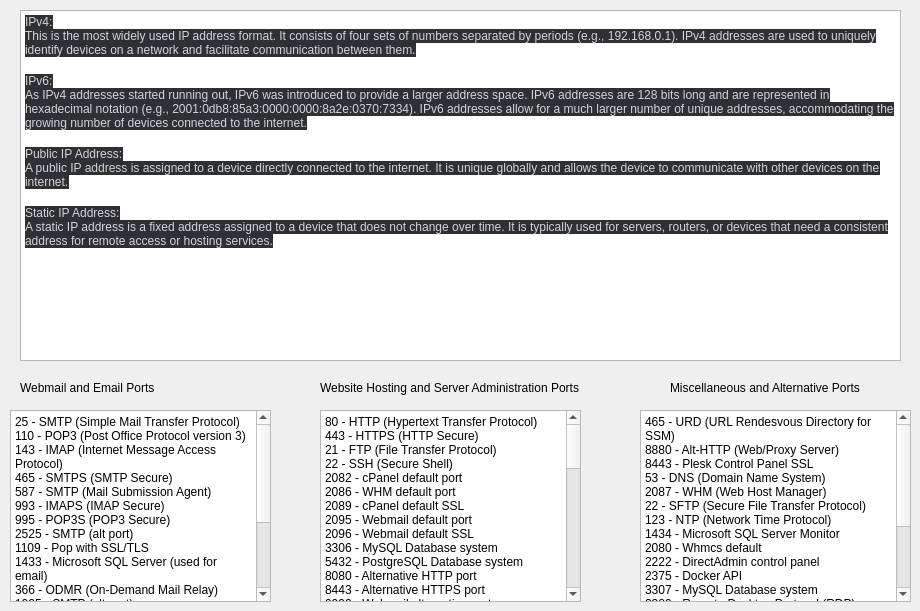
   <widget class="QWidget" name="tab_7">
    <attribute name="title">
     <string>IP Extractor</string>
    </attribute>
    <widget class="QTextBrowser" name="textBrowser">
     <property name="geometry">
      <rect>
       <x>20</x>
       <y>10</y>
       <width>881</width>
       <height>351</height>
      </rect>
     </property>
     <property name="html">
      <string>&lt;!DOCTYPE HTML PUBLIC &quot;-//W3C//DTD HTML 4.0//EN&quot; &quot;http://www.w3.org/TR/REC-html40/strict.dtd&quot;&gt;
&lt;html&gt;&lt;head&gt;&lt;meta name=&quot;qrichtext&quot; content=&quot;1&quot; /&gt;&lt;meta charset=&quot;utf-8&quot; /&gt;&lt;style type=&quot;text/css&quot;&gt;
p, li { white-space: pre-wrap; }
hr { height: 1px; border-width: 0; }
li.unchecked::marker { content: &quot;\2610&quot;; }
li.checked::marker { content: &quot;\2612&quot;; }
&lt;/style&gt;&lt;/head&gt;&lt;body style=&quot; font-family:'Segoe UI'; font-size:11pt; font-weight:400; font-style:normal;&quot;&gt;
&lt;p style=&quot; margin-top:0px; margin-bottom:0px; margin-left:0px; margin-right:0px; -qt-block-indent:0; text-indent:0px;&quot;&gt;&lt;span style=&quot; font-family:'-apple-system','BlinkMacSystemFont','Segoe UI','Helvetica','Arial','sans-serif','Apple Color Emoji','Segoe UI Emoji','Segoe UI Symbol'; font-size:9pt; color:#d2d4da; background-color:#2f3033;&quot;&gt;IPv4:&lt;br /&gt;This is the most widely used IP address format. It consists of four sets of numbers separated by periods (e.g., 192.168.0.1). IPv4 addresses are used to uniquely identify devices on a network and facilitate communication between them.&lt;br /&gt;&lt;br /&gt;IPv6:&lt;br /&gt;As IPv4 addresses started running out, IPv6 was introduced to provide a larger address space. IPv6 addresses are 128 bits long and are represented in hexadecimal notation (e.g., 2001:0db8:85a3:0000:0000:8a2e:0370:7334). IPv6 addresses allow for a much larger number of unique addresses, accommodating the growing number of devices connected to the internet.&lt;br /&gt;&lt;br /&gt;Public IP Address:&lt;br /&gt;A public IP address is assigned to a device directly connected to the internet. It is unique globally and allows the device to communicate with other devices on the internet.&lt;br /&gt;&lt;br /&gt;Static IP Address:&lt;br /&gt;A static IP address is a fixed address assigned to a device that does not change over time. It is typically used for servers, routers, or devices that need a consistent address for remote access or hosting services.&lt;br /&gt;&lt;br /&gt;&lt;br /&gt;&lt;/span&gt;&lt;/p&gt;&lt;/body&gt;&lt;/html&gt;</string>
     </property>
    </widget>
    <widget class="QTextBrowser" name="textBrowser_2">
     <property name="geometry">
      <rect>
       <x>320</x>
       <y>410</y>
       <width>261</width>
       <height>192</height>
      </rect>
     </property>
     <property name="html">
      <string>&lt;!DOCTYPE HTML PUBLIC &quot;-//W3C//DTD HTML 4.0//EN&quot; &quot;http://www.w3.org/TR/REC-html40/strict.dtd&quot;&gt;
&lt;html&gt;&lt;head&gt;&lt;meta name=&quot;qrichtext&quot; content=&quot;1&quot; /&gt;&lt;meta charset=&quot;utf-8&quot; /&gt;&lt;style type=&quot;text/css&quot;&gt;
p, li { white-space: pre-wrap; }
hr { height: 1px; border-width: 0; }
li.unchecked::marker { content: &quot;\2610&quot;; }
li.checked::marker { content: &quot;\2612&quot;; }
&lt;/style&gt;&lt;/head&gt;&lt;body style=&quot; font-family:'Segoe UI'; font-size:11pt; font-weight:400; font-style:normal;&quot;&gt;
&lt;p style=&quot; margin-top:0px; margin-bottom:0px; margin-left:0px; margin-right:0px; -qt-block-indent:0; text-indent:0px;&quot;&gt;&lt;span style=&quot; font-size:9pt;&quot;&gt;80 - HTTP (Hypertext Transfer Protocol)&lt;/span&gt;&lt;/p&gt;
&lt;p style=&quot; margin-top:0px; margin-bottom:0px; margin-left:0px; margin-right:0px; -qt-block-indent:0; text-indent:0px;&quot;&gt;&lt;span style=&quot; font-size:9pt;&quot;&gt;443 - HTTPS (HTTP Secure)&lt;/span&gt;&lt;/p&gt;
&lt;p style=&quot; margin-top:0px; margin-bottom:0px; margin-left:0px; margin-right:0px; -qt-block-indent:0; text-indent:0px;&quot;&gt;&lt;span style=&quot; font-size:9pt;&quot;&gt;21 - FTP (File Transfer Protocol)&lt;/span&gt;&lt;/p&gt;
&lt;p style=&quot; margin-top:0px; margin-bottom:0px; margin-left:0px; margin-right:0px; -qt-block-indent:0; text-indent:0px;&quot;&gt;&lt;span style=&quot; font-size:9pt;&quot;&gt;22 - SSH (Secure Shell)&lt;/span&gt;&lt;/p&gt;
&lt;p style=&quot; margin-top:0px; margin-bottom:0px; margin-left:0px; margin-right:0px; -qt-block-indent:0; text-indent:0px;&quot;&gt;&lt;span style=&quot; font-size:9pt;&quot;&gt;2082 - cPanel default port&lt;/span&gt;&lt;/p&gt;
&lt;p style=&quot; margin-top:0px; margin-bottom:0px; margin-left:0px; margin-right:0px; -qt-block-indent:0; text-indent:0px;&quot;&gt;&lt;span style=&quot; font-size:9pt;&quot;&gt;2086 - WHM default port&lt;/span&gt;&lt;/p&gt;
&lt;p style=&quot; margin-top:0px; margin-bottom:0px; margin-left:0px; margin-right:0px; -qt-block-indent:0; text-indent:0px;&quot;&gt;&lt;span style=&quot; font-size:9pt;&quot;&gt;2089 - cPanel default SSL&lt;/span&gt;&lt;/p&gt;
&lt;p style=&quot; margin-top:0px; margin-bottom:0px; margin-left:0px; margin-right:0px; -qt-block-indent:0; text-indent:0px;&quot;&gt;&lt;span style=&quot; font-size:9pt;&quot;&gt;2095 - Webmail default port&lt;/span&gt;&lt;/p&gt;
&lt;p style=&quot; margin-top:0px; margin-bottom:0px; margin-left:0px; margin-right:0px; -qt-block-indent:0; text-indent:0px;&quot;&gt;&lt;span style=&quot; font-size:9pt;&quot;&gt;2096 - Webmail default SSL&lt;/span&gt;&lt;/p&gt;
&lt;p style=&quot; margin-top:0px; margin-bottom:0px; margin-left:0px; margin-right:0px; -qt-block-indent:0; text-indent:0px;&quot;&gt;&lt;span style=&quot; font-size:9pt;&quot;&gt;3306 - MySQL Database system&lt;/span&gt;&lt;/p&gt;
&lt;p style=&quot; margin-top:0px; margin-bottom:0px; margin-left:0px; margin-right:0px; -qt-block-indent:0; text-indent:0px;&quot;&gt;&lt;span style=&quot; font-size:9pt;&quot;&gt;5432 - PostgreSQL Database system&lt;/span&gt;&lt;/p&gt;
&lt;p style=&quot; margin-top:0px; margin-bottom:0px; margin-left:0px; margin-right:0px; -qt-block-indent:0; text-indent:0px;&quot;&gt;&lt;span style=&quot; font-size:9pt;&quot;&gt;8080 - Alternative HTTP port&lt;/span&gt;&lt;/p&gt;
&lt;p style=&quot; margin-top:0px; margin-bottom:0px; margin-left:0px; margin-right:0px; -qt-block-indent:0; text-indent:0px;&quot;&gt;&lt;span style=&quot; font-size:9pt;&quot;&gt;8443 - Alternative HTTPS port&lt;/span&gt;&lt;/p&gt;
&lt;p style=&quot; margin-top:0px; margin-bottom:0px; margin-left:0px; margin-right:0px; -qt-block-indent:0; text-indent:0px;&quot;&gt;&lt;span style=&quot; font-size:9pt;&quot;&gt;9090 - Webmail alternative port&lt;/span&gt;&lt;/p&gt;
&lt;p style=&quot; margin-top:0px; margin-bottom:0px; margin-left:0px; margin-right:0px; -qt-block-indent:0; text-indent:0px;&quot;&gt;&lt;span style=&quot; font-size:9pt;&quot;&gt;10000 - Webmin control panel&lt;/span&gt;&lt;/p&gt;
&lt;p style=&quot; margin-top:0px; margin-bottom:0px; margin-left:0px; margin-right:0px; -qt-block-indent:0; text-indent:0px;&quot;&gt;&lt;span style=&quot; font-size:9pt;&quot;&gt;123 - NTP (Network Time Protocol)&lt;/span&gt;&lt;/p&gt;
&lt;p style=&quot; margin-top:0px; margin-bottom:0px; margin-left:0px; margin-right:0px; -qt-block-indent:0; text-indent:0px;&quot;&gt;&lt;span style=&quot; font-size:9pt;&quot;&gt;1434 - Microsoft SQL Server Monitor&lt;/span&gt;&lt;/p&gt;
&lt;p style=&quot; margin-top:0px; margin-bottom:0px; margin-left:0px; margin-right:0px; -qt-block-indent:0; text-indent:0px;&quot;&gt;&lt;span style=&quot; font-size:9pt;&quot;&gt;2080 - Whmcs default&lt;/span&gt;&lt;/p&gt;
&lt;p style=&quot; margin-top:0px; margin-bottom:0px; margin-left:0px; margin-right:0px; -qt-block-indent:0; text-indent:0px;&quot;&gt;&lt;span style=&quot; font-size:9pt;&quot;&gt;2222 - DirectAdmin control panel&lt;/span&gt;&lt;/p&gt;
&lt;p style=&quot; margin-top:0px; margin-bottom:0px; margin-left:0px; margin-right:0px; -qt-block-indent:0; text-indent:0px;&quot;&gt;&lt;span style=&quot; font-size:9pt;&quot;&gt;2375 - Docker API&lt;br /&gt;80 - HTTP (Hypertext Transfer Protocol)&lt;/span&gt;&lt;/p&gt;
&lt;p style=&quot; margin-top:0px; margin-bottom:0px; margin-left:0px; margin-right:0px; -qt-block-indent:0; text-indent:0px;&quot;&gt;&lt;span style=&quot; font-size:9pt;&quot;&gt;443 - HTTPS (HTTP Secure)&lt;/span&gt;&lt;/p&gt;
&lt;p style=&quot; margin-top:0px; margin-bottom:0px; margin-left:0px; margin-right:0px; -qt-block-indent:0; text-indent:0px;&quot;&gt;&lt;span style=&quot; font-size:9pt;&quot;&gt;21 - FTP (File Transfer Protocol)&lt;/span&gt;&lt;/p&gt;
&lt;p style=&quot; margin-top:0px; margin-bottom:0px; margin-left:0px; margin-right:0px; -qt-block-indent:0; text-indent:0px;&quot;&gt;&lt;span style=&quot; font-size:9pt;&quot;&gt;22 - SSH (Secure Shell)&lt;/span&gt;&lt;/p&gt;
&lt;p style=&quot; margin-top:0px; margin-bottom:0px; margin-left:0px; margin-right:0px; -qt-block-indent:0; text-indent:0px;&quot;&gt;&lt;span style=&quot; font-size:9pt;&quot;&gt;2082 - cPanel default port&lt;/span&gt;&lt;/p&gt;
&lt;p style=&quot; margin-top:0px; margin-bottom:0px; margin-left:0px; margin-right:0px; -qt-block-indent:0; text-indent:0px;&quot;&gt;&lt;span style=&quot; font-size:9pt;&quot;&gt;2086 - WHM default port&lt;/span&gt;&lt;/p&gt;
&lt;p style=&quot; margin-top:0px; margin-bottom:0px; margin-left:0px; margin-right:0px; -qt-block-indent:0; text-indent:0px;&quot;&gt;&lt;span style=&quot; font-size:9pt;&quot;&gt;2089 - cPanel default SSL&lt;/span&gt;&lt;/p&gt;
&lt;p style=&quot; margin-top:0px; margin-bottom:0px; margin-left:0px; margin-right:0px; -qt-block-indent:0; text-indent:0px;&quot;&gt;&lt;span style=&quot; font-size:9pt;&quot;&gt;2095 - Webmail default port&lt;/span&gt;&lt;/p&gt;
&lt;p style=&quot; margin-top:0px; margin-bottom:0px; margin-left:0px; margin-right:0px; -qt-block-indent:0; text-indent:0px;&quot;&gt;&lt;span style=&quot; font-size:9pt;&quot;&gt;2096 - Webmail default SSL&lt;/span&gt;&lt;/p&gt;
&lt;p style=&quot; margin-top:0px; margin-bottom:0px; margin-left:0px; margin-right:0px; -qt-block-indent:0; text-indent:0px;&quot;&gt;&lt;span style=&quot; font-size:9pt;&quot;&gt;3306 - MySQL Database system&lt;/span&gt;&lt;/p&gt;
&lt;p style=&quot; margin-top:0px; margin-bottom:0px; margin-left:0px; margin-right:0px; -qt-block-indent:0; text-indent:0px;&quot;&gt;&lt;span style=&quot; font-size:9pt;&quot;&gt;5432 - PostgreSQL Database system&lt;/span&gt;&lt;/p&gt;
&lt;p style=&quot; margin-top:0px; margin-bottom:0px; margin-left:0px; margin-right:0px; -qt-block-indent:0; text-indent:0px;&quot;&gt;&lt;span style=&quot; font-size:9pt;&quot;&gt;8080 - Alternative HTTP port&lt;/span&gt;&lt;/p&gt;
&lt;p style=&quot; margin-top:0px; margin-bottom:0px; margin-left:0px; margin-right:0px; -qt-block-indent:0; text-indent:0px;&quot;&gt;&lt;span style=&quot; font-size:9pt;&quot;&gt;8880 - Plesk Panel HTTP&lt;/span&gt;&lt;/p&gt;
&lt;p style=&quot; margin-top:0px; margin-bottom:0px; margin-left:0px; margin-right:0px; -qt-block-indent:0; text-indent:0px;&quot;&gt;&lt;span style=&quot; font-size:9pt;&quot;&gt;8443 - Plesk Panel SSL&lt;/span&gt;&lt;/p&gt;
&lt;p style=&quot; margin-top:0px; margin-bottom:0px; margin-left:0px; margin-right:0px; -qt-block-indent:0; text-indent:0px;&quot;&gt;&lt;span style=&quot; font-size:9pt;&quot;&gt;9090 - Webmail alternative port&lt;/span&gt;&lt;/p&gt;
&lt;p style=&quot; margin-top:0px; margin-bottom:0px; margin-left:0px; margin-right:0px; -qt-block-indent:0; text-indent:0px;&quot;&gt;&lt;span style=&quot; font-size:9pt;&quot;&gt;10000 - Webmin panel&lt;/span&gt;&lt;/p&gt;
&lt;p style=&quot; margin-top:0px; margin-bottom:0px; margin-left:0px; margin-right:0px; -qt-block-indent:0; text-indent:0px;&quot;&gt;&lt;span style=&quot; font-size:9pt;&quot;&gt;123 - NTP (Network Time Protocol)&lt;/span&gt;&lt;/p&gt;
&lt;p style=&quot; margin-top:0px; margin-bottom:0px; margin-left:0px; margin-right:0px; -qt-block-indent:0; text-indent:0px;&quot;&gt;&lt;span style=&quot; font-size:9pt;&quot;&gt;1434 - Microsoft SQL Server Monitor&lt;/span&gt;&lt;/p&gt;
&lt;p style=&quot; margin-top:0px; margin-bottom:0px; margin-left:0px; margin-right:0px; -qt-block-indent:0; text-indent:0px;&quot;&gt;&lt;span style=&quot; font-size:9pt;&quot;&gt;2080 - Whmcs default&lt;/span&gt;&lt;/p&gt;
&lt;p style=&quot; margin-top:0px; margin-bottom:0px; margin-left:0px; margin-right:0px; -qt-block-indent:0; text-indent:0px;&quot;&gt;&lt;span style=&quot; font-size:9pt;&quot;&gt;2222 - DirectAdmin panel&lt;/span&gt;&lt;/p&gt;
&lt;p style=&quot; margin-top:0px; margin-bottom:0px; margin-left:0px; margin-right:0px; -qt-block-indent:0; text-indent:0px;&quot;&gt;&lt;span style=&quot; font-size:9pt;&quot;&gt;2375 - Docker API&lt;/span&gt;&lt;/p&gt;
&lt;p style=&quot; margin-top:0px; margin-bottom:0px; margin-left:0px; margin-right:0px; -qt-block-indent:0; text-indent:0px;&quot;&gt;&lt;span style=&quot; font-size:9pt;&quot;&gt;3306 - MySQL (Plesk)&lt;/span&gt;&lt;/p&gt;
&lt;p style=&quot; margin-top:0px; margin-bottom:0px; margin-left:0px; margin-right:0px; -qt-block-indent:0; text-indent:0px;&quot;&gt;&lt;span style=&quot; font-size:9pt;&quot;&gt;5224 - Plesk panel&lt;/span&gt;&lt;/p&gt;
&lt;p style=&quot; margin-top:0px; margin-bottom:0px; margin-left:0px; margin-right:0px; -qt-block-indent:0; text-indent:0px;&quot;&gt;&lt;span style=&quot; font-size:9pt;&quot;&gt;8443 - Plesk Panel SSL&lt;/span&gt;&lt;/p&gt;
&lt;p style=&quot; margin-top:0px; margin-bottom:0px; margin-left:0px; margin-right:0px; -qt-block-indent:0; text-indent:0px;&quot;&gt;&lt;span style=&quot; font-size:9pt;&quot;&gt;8880 - Plesk Panel HTTP&lt;/span&gt;&lt;/p&gt;
&lt;p style=&quot; margin-top:0px; margin-bottom:0px; margin-left:0px; margin-right:0px; -qt-block-indent:0; text-indent:0px;&quot;&gt;&lt;span style=&quot; font-size:9pt;&quot;&gt;8447 - Plesk License Management&lt;/span&gt;&lt;/p&gt;
&lt;p style=&quot; margin-top:0px; margin-bottom:0px; margin-left:0px; margin-right:0px; -qt-block-indent:0; text-indent:0px;&quot;&gt;&lt;span style=&quot; font-size:9pt;&quot;&gt;11444 - Plesk Sitebuilder&lt;/span&gt;&lt;/p&gt;
&lt;p style=&quot; margin-top:0px; margin-bottom:0px; margin-left:0px; margin-right:0px; -qt-block-indent:0; text-indent:0px;&quot;&gt;&lt;span style=&quot; font-size:9pt;&quot;&gt;12768 - Plesk Miva&lt;/span&gt;&lt;/p&gt;
&lt;p style=&quot; margin-top:0px; margin-bottom:0px; margin-left:0px; margin-right:0px; -qt-block-indent:0; text-indent:0px;&quot;&gt;&lt;span style=&quot; font-size:9pt;&quot;&gt;13000 - Plesk Watchdog&lt;/span&gt;&lt;/p&gt;
&lt;p style=&quot; margin-top:0px; margin-bottom:0px; margin-left:0px; margin-right:0px; -qt-block-indent:0; text-indent:0px;&quot;&gt;&lt;span style=&quot; font-size:9pt;&quot;&gt;13722 - Plesk FTP Server&lt;/span&gt;&lt;/p&gt;&lt;/body&gt;&lt;/html&gt;</string>
     </property>
    </widget>
    <widget class="QTextBrowser" name="textBrowser_3">
     <property name="geometry">
      <rect>
       <x>10</x>
       <y>410</y>
       <width>261</width>
       <height>192</height>
      </rect>
     </property>
     <property name="html">
      <string>&lt;!DOCTYPE HTML PUBLIC &quot;-//W3C//DTD HTML 4.0//EN&quot; &quot;http://www.w3.org/TR/REC-html40/strict.dtd&quot;&gt;
&lt;html&gt;&lt;head&gt;&lt;meta name=&quot;qrichtext&quot; content=&quot;1&quot; /&gt;&lt;meta charset=&quot;utf-8&quot; /&gt;&lt;style type=&quot;text/css&quot;&gt;
p, li { white-space: pre-wrap; }
hr { height: 1px; border-width: 0; }
li.unchecked::marker { content: &quot;\2610&quot;; }
li.checked::marker { content: &quot;\2612&quot;; }
&lt;/style&gt;&lt;/head&gt;&lt;body style=&quot; font-family:'Segoe UI'; font-size:11pt; font-weight:400; font-style:normal;&quot;&gt;
&lt;p style=&quot; margin-top:0px; margin-bottom:0px; margin-left:0px; margin-right:0px; -qt-block-indent:0; text-indent:0px;&quot;&gt;&lt;span style=&quot; font-size:9pt;&quot;&gt;25 - SMTP (Simple Mail Transfer Protocol)&lt;/span&gt;&lt;/p&gt;
&lt;p style=&quot; margin-top:0px; margin-bottom:0px; margin-left:0px; margin-right:0px; -qt-block-indent:0; text-indent:0px;&quot;&gt;&lt;span style=&quot; font-size:9pt;&quot;&gt;110 - POP3 (Post Office Protocol version 3)&lt;/span&gt;&lt;/p&gt;
&lt;p style=&quot; margin-top:0px; margin-bottom:0px; margin-left:0px; margin-right:0px; -qt-block-indent:0; text-indent:0px;&quot;&gt;&lt;span style=&quot; font-size:9pt;&quot;&gt;143 - IMAP (Internet Message Access Protocol)&lt;/span&gt;&lt;/p&gt;
&lt;p style=&quot; margin-top:0px; margin-bottom:0px; margin-left:0px; margin-right:0px; -qt-block-indent:0; text-indent:0px;&quot;&gt;&lt;span style=&quot; font-size:9pt;&quot;&gt;465 - SMTPS (SMTP Secure)&lt;/span&gt;&lt;/p&gt;
&lt;p style=&quot; margin-top:0px; margin-bottom:0px; margin-left:0px; margin-right:0px; -qt-block-indent:0; text-indent:0px;&quot;&gt;&lt;span style=&quot; font-size:9pt;&quot;&gt;587 - SMTP (Mail Submission Agent)&lt;/span&gt;&lt;/p&gt;
&lt;p style=&quot; margin-top:0px; margin-bottom:0px; margin-left:0px; margin-right:0px; -qt-block-indent:0; text-indent:0px;&quot;&gt;&lt;span style=&quot; font-size:9pt;&quot;&gt;993 - IMAPS (IMAP Secure)&lt;/span&gt;&lt;/p&gt;
&lt;p style=&quot; margin-top:0px; margin-bottom:0px; margin-left:0px; margin-right:0px; -qt-block-indent:0; text-indent:0px;&quot;&gt;&lt;span style=&quot; font-size:9pt;&quot;&gt;995 - POP3S (POP3 Secure)&lt;/span&gt;&lt;/p&gt;
&lt;p style=&quot; margin-top:0px; margin-bottom:0px; margin-left:0px; margin-right:0px; -qt-block-indent:0; text-indent:0px;&quot;&gt;&lt;span style=&quot; font-size:9pt;&quot;&gt;2525 - SMTP (alt port)&lt;/span&gt;&lt;/p&gt;
&lt;p style=&quot; margin-top:0px; margin-bottom:0px; margin-left:0px; margin-right:0px; -qt-block-indent:0; text-indent:0px;&quot;&gt;&lt;span style=&quot; font-size:9pt;&quot;&gt;1109 - Pop with SSL/TLS&lt;/span&gt;&lt;/p&gt;
&lt;p style=&quot; margin-top:0px; margin-bottom:0px; margin-left:0px; margin-right:0px; -qt-block-indent:0; text-indent:0px;&quot;&gt;&lt;span style=&quot; font-size:9pt;&quot;&gt;1433 - Microsoft SQL Server (used for email)&lt;/span&gt;&lt;/p&gt;
&lt;p style=&quot; margin-top:0px; margin-bottom:0px; margin-left:0px; margin-right:0px; -qt-block-indent:0; text-indent:0px;&quot;&gt;&lt;span style=&quot; font-size:9pt;&quot;&gt;366 - ODMR (On-Demand Mail Relay)&lt;/span&gt;&lt;/p&gt;
&lt;p style=&quot; margin-top:0px; margin-bottom:0px; margin-left:0px; margin-right:0px; -qt-block-indent:0; text-indent:0px;&quot;&gt;&lt;span style=&quot; font-size:9pt;&quot;&gt;1025 - SMTP (alt port)&lt;/span&gt;&lt;/p&gt;
&lt;p style=&quot; margin-top:0px; margin-bottom:0px; margin-left:0px; margin-right:0px; -qt-block-indent:0; text-indent:0px;&quot;&gt;&lt;span style=&quot; font-size:9pt;&quot;&gt;2526 - SMTP (alt port)&lt;/span&gt;&lt;/p&gt;
&lt;p style=&quot; margin-top:0px; margin-bottom:0px; margin-left:0px; margin-right:0px; -qt-block-indent:0; text-indent:0px;&quot;&gt;&lt;span style=&quot; font-size:9pt;&quot;&gt;1100 - POP3 (alt port)&lt;/span&gt;&lt;/p&gt;
&lt;p style=&quot; margin-top:0px; margin-bottom:0px; margin-left:0px; margin-right:0px; -qt-block-indent:0; text-indent:0px;&quot;&gt;&lt;span style=&quot; font-size:9pt;&quot;&gt;8080 - Webmail (alt port)&lt;/span&gt;&lt;/p&gt;
&lt;p style=&quot; margin-top:0px; margin-bottom:0px; margin-left:0px; margin-right:0px; -qt-block-indent:0; text-indent:0px;&quot;&gt;&lt;span style=&quot; font-size:9pt;&quot;&gt;2222 - IMAP (alt port)&lt;/span&gt;&lt;/p&gt;
&lt;p style=&quot; margin-top:0px; margin-bottom:0px; margin-left:0px; margin-right:0px; -qt-block-indent:0; text-indent:0px;&quot;&gt;&lt;span style=&quot; font-size:9pt;&quot;&gt;2000 - POP-Proxy&lt;/span&gt;&lt;/p&gt;
&lt;p style=&quot; margin-top:0px; margin-bottom:0px; margin-left:0px; margin-right:0px; -qt-block-indent:0; text-indent:0px;&quot;&gt;&lt;span style=&quot; font-size:9pt;&quot;&gt;2121 - FTP (alt port)&lt;/span&gt;&lt;/p&gt;
&lt;p style=&quot; margin-top:0px; margin-bottom:0px; margin-left:0px; margin-right:0px; -qt-block-indent:0; text-indent:0px;&quot;&gt;&lt;span style=&quot; font-size:9pt;&quot;&gt;2223 - IMAP (alt port)&lt;/span&gt;&lt;/p&gt;
&lt;p style=&quot; margin-top:0px; margin-bottom:0px; margin-left:0px; margin-right:0px; -qt-block-indent:0; text-indent:0px;&quot;&gt;&lt;span style=&quot; font-size:9pt;&quot;&gt;5879 - POP3 (alt port)&lt;/span&gt;&lt;/p&gt;&lt;/body&gt;&lt;/html&gt;</string>
     </property>
    </widget>
    <widget class="QTextBrowser" name="textBrowser_4">
     <property name="geometry">
      <rect>
       <x>640</x>
       <y>410</y>
       <width>271</width>
       <height>192</height>
      </rect>
     </property>
     <property name="html">
      <string>&lt;!DOCTYPE HTML PUBLIC &quot;-//W3C//DTD HTML 4.0//EN&quot; &quot;http://www.w3.org/TR/REC-html40/strict.dtd&quot;&gt;
&lt;html&gt;&lt;head&gt;&lt;meta name=&quot;qrichtext&quot; content=&quot;1&quot; /&gt;&lt;meta charset=&quot;utf-8&quot; /&gt;&lt;style type=&quot;text/css&quot;&gt;
p, li { white-space: pre-wrap; }
hr { height: 1px; border-width: 0; }
li.unchecked::marker { content: &quot;\2610&quot;; }
li.checked::marker { content: &quot;\2612&quot;; }
&lt;/style&gt;&lt;/head&gt;&lt;body style=&quot; font-family:'Segoe UI'; font-size:11pt; font-weight:400; font-style:normal;&quot;&gt;
&lt;p style=&quot; margin-top:0px; margin-bottom:0px; margin-left:0px; margin-right:0px; -qt-block-indent:0; text-indent:0px;&quot;&gt;&lt;span style=&quot; font-size:9pt;&quot;&gt;465 - URD (URL Rendesvous Directory for SSM)&lt;/span&gt;&lt;/p&gt;
&lt;p style=&quot; margin-top:0px; margin-bottom:0px; margin-left:0px; margin-right:0px; -qt-block-indent:0; text-indent:0px;&quot;&gt;&lt;span style=&quot; font-size:9pt;&quot;&gt;8880 - Alt-HTTP (Web/Proxy Server)&lt;/span&gt;&lt;/p&gt;
&lt;p style=&quot; margin-top:0px; margin-bottom:0px; margin-left:0px; margin-right:0px; -qt-block-indent:0; text-indent:0px;&quot;&gt;&lt;span style=&quot; font-size:9pt;&quot;&gt;8443 - Plesk Control Panel SSL&lt;/span&gt;&lt;/p&gt;
&lt;p style=&quot; margin-top:0px; margin-bottom:0px; margin-left:0px; margin-right:0px; -qt-block-indent:0; text-indent:0px;&quot;&gt;&lt;span style=&quot; font-size:9pt;&quot;&gt;53 - DNS (Domain Name System)&lt;/span&gt;&lt;/p&gt;
&lt;p style=&quot; margin-top:0px; margin-bottom:0px; margin-left:0px; margin-right:0px; -qt-block-indent:0; text-indent:0px;&quot;&gt;&lt;span style=&quot; font-size:9pt;&quot;&gt;2087 - WHM (Web Host Manager)&lt;/span&gt;&lt;/p&gt;
&lt;p style=&quot; margin-top:0px; margin-bottom:0px; margin-left:0px; margin-right:0px; -qt-block-indent:0; text-indent:0px;&quot;&gt;&lt;span style=&quot; font-size:9pt;&quot;&gt;22 - SFTP (Secure File Transfer Protocol)&lt;/span&gt;&lt;/p&gt;
&lt;p style=&quot; margin-top:0px; margin-bottom:0px; margin-left:0px; margin-right:0px; -qt-block-indent:0; text-indent:0px;&quot;&gt;&lt;span style=&quot; font-size:9pt;&quot;&gt;123 - NTP (Network Time Protocol)&lt;/span&gt;&lt;/p&gt;
&lt;p style=&quot; margin-top:0px; margin-bottom:0px; margin-left:0px; margin-right:0px; -qt-block-indent:0; text-indent:0px;&quot;&gt;&lt;span style=&quot; font-size:9pt;&quot;&gt;1434 - Microsoft SQL Server Monitor&lt;/span&gt;&lt;/p&gt;
&lt;p style=&quot; margin-top:0px; margin-bottom:0px; margin-left:0px; margin-right:0px; -qt-block-indent:0; text-indent:0px;&quot;&gt;&lt;span style=&quot; font-size:9pt;&quot;&gt;2080 - Whmcs default&lt;/span&gt;&lt;/p&gt;
&lt;p style=&quot; margin-top:0px; margin-bottom:0px; margin-left:0px; margin-right:0px; -qt-block-indent:0; text-indent:0px;&quot;&gt;&lt;span style=&quot; font-size:9pt;&quot;&gt;2222 - DirectAdmin control panel&lt;/span&gt;&lt;/p&gt;
&lt;p style=&quot; margin-top:0px; margin-bottom:0px; margin-left:0px; margin-right:0px; -qt-block-indent:0; text-indent:0px;&quot;&gt;&lt;span style=&quot; font-size:9pt;&quot;&gt;2375 - Docker API&lt;/span&gt;&lt;/p&gt;
&lt;p style=&quot; margin-top:0px; margin-bottom:0px; margin-left:0px; margin-right:0px; -qt-block-indent:0; text-indent:0px;&quot;&gt;&lt;span style=&quot; font-size:9pt;&quot;&gt;3307 - MySQL Database system&lt;/span&gt;&lt;/p&gt;
&lt;p style=&quot; margin-top:0px; margin-bottom:0px; margin-left:0px; margin-right:0px; -qt-block-indent:0; text-indent:0px;&quot;&gt;&lt;span style=&quot; font-size:9pt;&quot;&gt;3389 - Remote Desktop Protocol (RDP)&lt;/span&gt;&lt;/p&gt;
&lt;p style=&quot; margin-top:0px; margin-bottom:0px; margin-left:0px; margin-right:0px; -qt-block-indent:0; text-indent:0px;&quot;&gt;&lt;span style=&quot; font-size:9pt;&quot;&gt;8081 - Alternative HTTP port&lt;/span&gt;&lt;/p&gt;
&lt;p style=&quot; margin-top:0px; margin-bottom:0px; margin-left:0px; margin-right:0px; -qt-block-indent:0; text-indent:0px;&quot;&gt;&lt;span style=&quot; font-size:9pt;&quot;&gt;8444 - Alternative HTTPS port&lt;/span&gt;&lt;/p&gt;
&lt;p style=&quot; margin-top:0px; margin-bottom:0px; margin-left:0px; margin-right:0px; -qt-block-indent:0; text-indent:0px;&quot;&gt;&lt;span style=&quot; font-size:9pt;&quot;&gt;9091 - Webmail alternative port&lt;/span&gt;&lt;/p&gt;
&lt;p style=&quot; margin-top:0px; margin-bottom:0px; margin-left:0px; margin-right:0px; -qt-block-indent:0; text-indent:0px;&quot;&gt;&lt;span style=&quot; font-size:9pt;&quot;&gt;10001 - Webmin control panel alternative port&lt;/span&gt;&lt;/p&gt;
&lt;p style=&quot; margin-top:0px; margin-bottom:0px; margin-left:0px; margin-right:0px; -qt-block-indent:0; text-indent:0px;&quot;&gt;&lt;span style=&quot; font-size:9pt;&quot;&gt;4567 - Sinatra web development framework&lt;/span&gt;&lt;/p&gt;
&lt;p style=&quot; margin-top:0px; margin-bottom:0px; margin-left:0px; margin-right:0px; -qt-block-indent:0; text-indent:0px;&quot;&gt;&lt;span style=&quot; font-size:9pt;&quot;&gt;5433 - PostgreSQL Database system&lt;/span&gt;&lt;/p&gt;
&lt;p style=&quot; margin-top:0px; margin-bottom:0px; margin-left:0px; margin-right:0px; -qt-block-indent:0; text-indent:0px;&quot;&gt;&lt;span style=&quot; font-size:9pt;&quot;&gt;8888 - Alternative HTTP port&lt;/span&gt;&lt;/p&gt;&lt;/body&gt;&lt;/html&gt;</string>
     </property>
    </widget>
    <widget class="QLabel" name="label">
     <property name="geometry">
      <rect>
       <x>320</x>
       <y>380</y>
       <width>271</width>
       <height>16</height>
      </rect>
     </property>
     <property name="text">
      <string>Website Hosting and Server Administration Ports</string>
     </property>
    </widget>
    <widget class="QLabel" name="label_2">
     <property name="geometry">
      <rect>
       <x>20</x>
       <y>380</y>
       <width>151</width>
       <height>16</height>
      </rect>
     </property>
     <property name="text">
      <string>Webmail and Email Ports</string>
     </property>
    </widget>
    <widget class="QLabel" name="label_3">
     <property name="geometry">
      <rect>
       <x>670</x>
       <y>380</y>
       <width>201</width>
       <height>16</height>
      </rect>
     </property>
     <property name="text">
      <string>Miscellaneous and Alternative Ports</string>
     </property>
    </widget>
   </widget>
